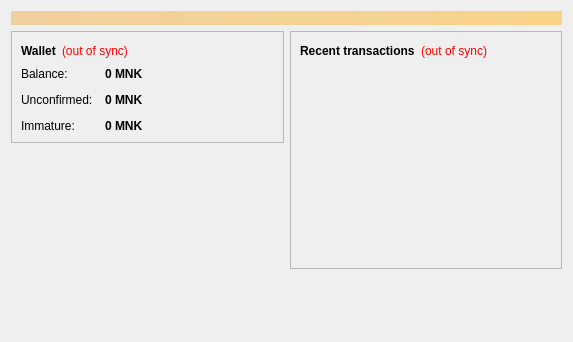
<?xml version="1.0" encoding="UTF-8"?>
<ui version="4.0">
 <class>OverviewPage</class>
 <widget class="QWidget" name="OverviewPage">
  <property name="geometry">
   <rect>
    <x>0</x>
    <y>0</y>
    <width>573</width>
    <height>342</height>
   </rect>
  </property>
  <property name="windowTitle">
   <string>Form</string>
  </property>
  <layout class="QVBoxLayout" name="topLayout">
   <item>
    <widget class="QLabel" name="labelAlerts">
     <property name="visible">
      <bool>false</bool>
     </property>
     <property name="styleSheet">
      <string notr="true">background-color: qlineargradient(x1: 0, y1: 0, x2: 1, y2: 0, stop:0 #F0D0A0, stop:1 #F8D488); color:#000000;</string>
     </property>
     <property name="wordWrap">
      <bool>true</bool>
     </property>
     <property name="margin">
      <number>3</number>
     </property>
    </widget>
   </item>
   <item>
    <layout class="QHBoxLayout" name="horizontalLayout" stretch="1,1">
     <item>
      <layout class="QVBoxLayout" name="verticalLayout_2">
       <item>
        <widget class="QFrame" name="frame">
         <property name="frameShape">
          <enum>QFrame::StyledPanel</enum>
         </property>
         <property name="frameShadow">
          <enum>QFrame::Raised</enum>
         </property>
         <layout class="QVBoxLayout" name="verticalLayout_4">
          <item>
           <layout class="QHBoxLayout" name="horizontalLayout_4">
            <item>
             <widget class="QLabel" name="label_5">
              <property name="font">
               <font>
                <weight>75</weight>
                <bold>true</bold>
               </font>
              </property>
              <property name="text">
               <string>Wallet</string>
              </property>
             </widget>
            </item>
            <item>
             <widget class="QLabel" name="labelWalletStatus">
              <property name="toolTip">
               <string>The displayed information may be out of date. Your wallet automatically synchronizes with the Monkcoin network after a connection is established, but this process has not completed yet.</string>
              </property>
              <property name="styleSheet">
               <string notr="true">QLabel { color: red; }</string>
              </property>
              <property name="text">
               <string notr="true">(out of sync)</string>
              </property>
              <property name="alignment">
               <set>Qt::AlignLeading|Qt::AlignLeft|Qt::AlignVCenter</set>
              </property>
             </widget>
            </item>
            <item>
             <spacer name="horizontalSpacer_2">
              <property name="orientation">
               <enum>Qt::Horizontal</enum>
              </property>
              <property name="sizeHint" stdset="0">
               <size>
                <width>40</width>
                <height>20</height>
               </size>
              </property>
             </spacer>
            </item>
           </layout>
          </item>
          <item>
           <layout class="QFormLayout" name="formLayout_2">
            <property name="fieldGrowthPolicy">
             <enum>QFormLayout::AllNonFixedFieldsGrow</enum>
            </property>
            <property name="horizontalSpacing">
             <number>12</number>
            </property>
            <property name="verticalSpacing">
             <number>12</number>
            </property>
            <item row="0" column="0">
             <widget class="QLabel" name="label">
              <property name="text">
               <string>Balance:</string>
              </property>
             </widget>
            </item>
            <item row="0" column="1">
             <widget class="QLabel" name="labelBalance">
              <property name="font">
               <font>
                <weight>75</weight>
                <bold>true</bold>
               </font>
              </property>
              <property name="cursor">
               <cursorShape>IBeamCursor</cursorShape>
              </property>
              <property name="toolTip">
               <string>Your current balance</string>
              </property>
              <property name="text">
               <string notr="true">0 MNK</string>
              </property>
              <property name="textInteractionFlags">
               <set>Qt::LinksAccessibleByMouse|Qt::TextSelectableByKeyboard|Qt::TextSelectableByMouse</set>
              </property>
             </widget>
            </item>
            <item row="1" column="0">
             <widget class="QLabel" name="label_3">
              <property name="text">
               <string>Unconfirmed:</string>
              </property>
             </widget>
            </item>
            <item row="1" column="1">
             <widget class="QLabel" name="labelUnconfirmed">
              <property name="font">
               <font>
                <weight>75</weight>
                <bold>true</bold>
               </font>
              </property>
              <property name="cursor">
               <cursorShape>IBeamCursor</cursorShape>
              </property>
              <property name="toolTip">
               <string>Total of transactions that have yet to be confirmed, and do not yet count toward the current balance</string>
              </property>
              <property name="text">
               <string notr="true">0 MNK</string>
              </property>
              <property name="textInteractionFlags">
               <set>Qt::LinksAccessibleByMouse|Qt::TextSelectableByKeyboard|Qt::TextSelectableByMouse</set>
              </property>
             </widget>
            </item>
            <item row="2" column="0">
             <widget class="QLabel" name="labelImmatureText">
              <property name="text">
               <string>Immature:</string>
              </property>
             </widget>
            </item>
            <item row="2" column="1">
             <widget class="QLabel" name="labelImmature">
              <property name="font">
               <font>
                <weight>75</weight>
                <bold>true</bold>
               </font>
              </property>
              <property name="toolTip">
               <string>Mined balance that has not yet matured</string>
              </property>
              <property name="text">
               <string notr="true">0 MNK</string>
              </property>
              <property name="textInteractionFlags">
               <set>Qt::LinksAccessibleByMouse|Qt::TextSelectableByKeyboard|Qt::TextSelectableByMouse</set>
              </property>
             </widget>
            </item>
           </layout>
          </item>
         </layout>
        </widget>
       </item>
       <item>
        <spacer name="verticalSpacer">
         <property name="orientation">
          <enum>Qt::Vertical</enum>
         </property>
         <property name="sizeHint" stdset="0">
          <size>
           <width>20</width>
           <height>40</height>
          </size>
         </property>
        </spacer>
       </item>
      </layout>
     </item>
     <item>
      <layout class="QVBoxLayout" name="verticalLayout_3">
       <item>
        <widget class="QFrame" name="frame_2">
         <property name="frameShape">
          <enum>QFrame::StyledPanel</enum>
         </property>
         <property name="frameShadow">
          <enum>QFrame::Raised</enum>
         </property>
         <layout class="QVBoxLayout" name="verticalLayout">
          <item>
           <layout class="QHBoxLayout" name="horizontalLayout_2">
            <item>
             <widget class="QLabel" name="label_4">
              <property name="text">
               <string>&lt;b&gt;Recent transactions&lt;/b&gt;</string>
              </property>
             </widget>
            </item>
            <item>
             <widget class="QLabel" name="labelTransactionsStatus">
              <property name="toolTip">
               <string>The displayed information may be out of date. Your wallet automatically synchronizes with the Monkcoin network after a connection is established, but this process has not completed yet.</string>
              </property>
              <property name="styleSheet">
               <string notr="true">QLabel { color: red; }</string>
              </property>
              <property name="text">
               <string notr="true">(out of sync)</string>
              </property>
              <property name="alignment">
               <set>Qt::AlignRight|Qt::AlignTrailing|Qt::AlignVCenter</set>
              </property>
             </widget>
            </item>
            <item>
             <spacer name="horizontalSpacer">
              <property name="orientation">
               <enum>Qt::Horizontal</enum>
              </property>
              <property name="sizeHint" stdset="0">
               <size>
                <width>40</width>
                <height>20</height>
               </size>
              </property>
             </spacer>
            </item>
           </layout>
          </item>
          <item>
           <widget class="QListView" name="listTransactions">
            <property name="styleSheet">
             <string notr="true">QListView { background: transparent; }</string>
            </property>
            <property name="frameShape">
             <enum>QFrame::NoFrame</enum>
            </property>
            <property name="verticalScrollBarPolicy">
             <enum>Qt::ScrollBarAlwaysOff</enum>
            </property>
            <property name="horizontalScrollBarPolicy">
             <enum>Qt::ScrollBarAlwaysOff</enum>
            </property>
            <property name="selectionMode">
             <enum>QAbstractItemView::NoSelection</enum>
            </property>
           </widget>
          </item>
         </layout>
        </widget>
       </item>
       <item>
        <spacer name="verticalSpacer_2">
         <property name="orientation">
          <enum>Qt::Vertical</enum>
         </property>
         <property name="sizeHint" stdset="0">
          <size>
           <width>20</width>
           <height>40</height>
          </size>
         </property>
        </spacer>
       </item>
      </layout>
     </item>
    </layout>
   </item>
  </layout>
 </widget>
 <resources/>
 <connections/>
</ui>
